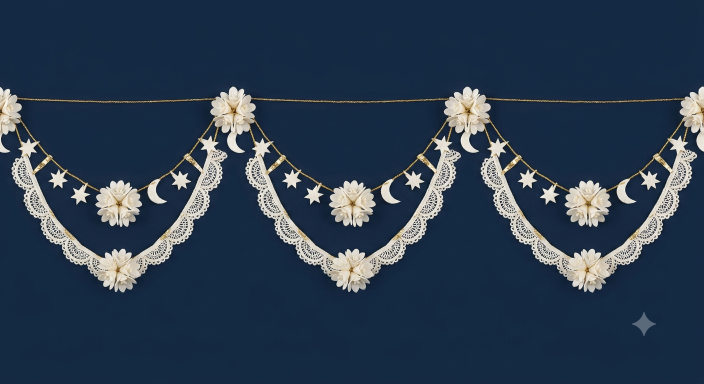
#> input picture references/decorations/Shola chandmala garland (section joins).png, 1408 x 768 px (shown at 1/2 size); its folder holds 5 pictures in this run
$ python prepare_decorations.py
#> lines starting #> are read from the running program, lines starting #| are printed output that depends on the picture; after the words box and inside, x2 and y2 are one past the last pixel; in counts of white or black regions, pixels touching at a corner belong together
"""Turn the family's generated decoration art into small transparent WebPs.

Each source image sits on a flat studio colour (navy or teal). We fit that
colour as a smooth surface from the image border, then either:

  * "solid" art (marigolds, paper, the terracotta arch): everything far enough
    from the backdrop is the object, holes are filled, and only a thin outer
    ring is feathered; or
  * "lace" art (shola chandmala, alpana): alpha follows colour distance, so
    the cut-outs between threads stay see-through, and colour is un-mixed
    from the backdrop so no navy or teal halo is left on the edges.

The image generator's four-point sparkle mark is painted out per image.

The curtain art (tassel, paan leaves) came with a grey-and-white "transparency"
checkerboard painted into opaque pixels instead; `checker` keys that out, and
the velvet is cut down to a seamless repeat.

The hero's courtyard (thakur dalan) is a full scene, not a cut-out: only its
sparkles are painted out.

Usage:  python tools/prepare_decorations.py
Reads:  references/decorations/*.png
Writes: assets/decor/*.webp (see the "Decorations" block in css/styles.css)
"""
from pathlib import Path

import numpy as np
from PIL import Image, ImageFilter
from scipy import ndimage

ROOT = Path(__file__).resolve().parent.parent
SRC = ROOT / "references" / "decorations"
OUT = ROOT / "assets" / "decor"


def load(name: str) -> np.ndarray:
    return np.asarray(Image.open(SRC / name).convert("RGB"), dtype=np.float64)


def fit_backdrop(rgb: np.ndarray, band: int = 10) -> np.ndarray:
    """Quadratic surface per channel through the border pixels that look like
    backdrop (art touching the edge is rejected as an outlier)."""
    h, w, _ = rgb.shape
    ys, xs = np.mgrid[0:h, 0:w]
    edge = (ys < band) | (ys >= h - band) | (xs < band) | (xs >= w - band)
    med = np.median(rgb[edge], axis=0)
    sample = edge & (np.linalg.norm(rgb - med, axis=-1) < 28)
    xn, yn = xs / w, ys / h
    basis = np.stack([np.ones_like(xn), xn, yn, xn * yn, xn**2, yn**2], axis=-1)
    model = np.empty_like(rgb)
    for c in range(3):
        coef, *_ = np.linalg.lstsq(basis[sample], rgb[..., c][sample], rcond=None)
        model[..., c] = basis @ coef
    return model


def solid(rgb, threshold=38, feather=(20, 60), max_hole=4000):
    bg = fit_backdrop(rgb)
    dist = np.linalg.norm(rgb - bg, axis=-1)
    mask = ndimage.binary_opening(dist > threshold, iterations=1)
    holes, n = ndimage.label(ndimage.binary_fill_holes(mask) & ~mask)
    if n:
        sizes = ndimage.sum(np.ones_like(dist), holes, range(1, n + 1))
        mask |= np.isin(holes, 1 + np.flatnonzero(np.asarray(sizes) < max_hole))
    ring = ndimage.binary_dilation(mask, iterations=2) & ~ndimage.binary_erosion(mask, iterations=2)
    soft = np.clip((dist - feather[0]) / (feather[1] - feather[0]), 0, 1)
    alpha = np.where(ring, soft, mask.astype(float))
    # Pull edge colour from just inside, so no backdrop spill rims the object.
    inner = ndimage.binary_erosion(mask, iterations=3)
    if inner.any():
        _, (iy, ix) = ndimage.distance_transform_edt(~inner, return_indices=True)
        rgb = np.where((~inner & (alpha > 0))[..., None], rgb[iy, ix], rgb)
    return rgb, alpha


def lace(rgb, lo=22, hi=120):
    bg = fit_backdrop(rgb)
    dist = np.linalg.norm(rgb - bg, axis=-1)
    alpha = np.clip((dist - lo) / (hi - lo), 0, 1)
    a = np.maximum(alpha, 1e-3)[..., None]
    fg = bg + (rgb - bg) / a  # un-mix the backdrop out of half-covered pixels
    return np.clip(fg, 0, 255), alpha


# [18 lines left out: function checker, not called in this run]


def rgba(rgb, alpha) -> Image.Image:
    im = Image.fromarray(np.dstack([rgb, alpha * 255]).clip(0, 255).astype(np.uint8), "RGBA")
    im.putalpha(im.getchannel("A").filter(ImageFilter.GaussianBlur(0.5)))
    return im


def clear(alpha, box):
    x0, y0, x1, y1 = box
    alpha[y0:y1, x0:x1] = 0


def save(im: Image.Image, name: str, width=None, height=None, quality=82):
    if width or height:
        w, h = im.size
        size = (width, round(h * width / w)) if width else (round(w * height / h), height)
        im = im.resize(size, Image.LANCZOS)
    dest = OUT / name
    im.save(dest, "WEBP", quality=quality, method=6)
    print(f"{dest.relative_to(ROOT)}  {im.size[0]}x{im.size[1]}  {dest.stat().st_size // 1024} KB")


def chandmala():
    rgb = load("Shola chandmala garland (section joins).png")
    rgb, alpha = lace(rgb, lo=40, hi=150)
#> in fit_backdrop, `med = np.median(rgb[edge], axis=0)`: med = [20, 41, 66]
#> in fit_backdrop, `sample = edge & (np.linalg.norm(rgb - med, axis=-1) < 28)`:
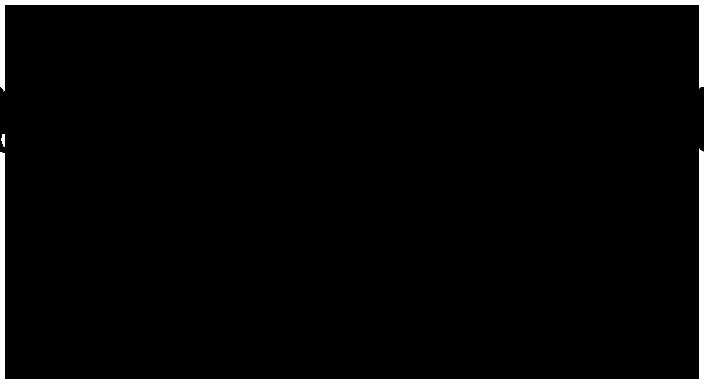
#> sample: shape (768, 1408) bool (shown at 1/2 size); 3.8% white; 3 white regions, box (x1, y1, x2, y2) and area: (0, 297, 1408, 768) 23173, (0, 0, 1408, 183) 17399, (2, 268, 10, 294) 138
#> the loop in fit_backdrop, `for c in range(3):` made 3 passes
#> coef on passes 1 to 3: [20.08, -0.186, 3.12, 0.114, 0.384, -2.58], [41.47, -1.9, -2.26, -0.489, 2.24, 2.56], [67.7, -0.424, -6.7, 0.248, 0.574, 5]
    clear(alpha, (1250, 610, 1325, 690))  # sparkle
    im = rgba(rgb, alpha)
    # One repeat: from the centre of one hanging flower cluster to the next,
    # so the strip tiles seamlessly along a section's top edge.
    x0, x1 = 466, 936
    save(im.crop((x0, 170, x1, 600)), "chandmala.webp", height=240)


def marigold_thread():
    rgb = load("Marigold garland, vertical (events thread).png")
    rgb, alpha = solid(rgb)
    clear(alpha, (355, 1900, 430, 1985))  # sparkle
    alpha[:118] = 0  # the jute loop it hangs from
    im = rgba(rgb, alpha)
    # A seamless repeat for the events thread: the two rows (at least 500px
    # apart) that look most alike, so the strand runs on down a long list.
    px = np.asarray(im, dtype=np.float64)
    win = 6
    rows = np.stack([px[y:y + win].ravel() for y in range(150, px.shape[0] - 260 - win)])
    best = (np.inf, 0, 0)
    for i in range(0, len(rows), 2):
        for j in range(i + 500, len(rows), 2):
            cost = np.abs(rows[i] - rows[j]).mean()
            if cost < best[0]:
                best = (cost, 150 + i, 150 + j)
    _, y0, y1 = best
    print(f"  strand repeat rows {y0}-{y1}, mismatch {best[0]:.1f}")
    tile = im.crop((0, y0, im.width, y1))
    save(tile.crop((tile.getbbox()[0], 0, tile.getbbox()[2], tile.height)), "marigold-thread.webp", width=96)


def marigold_swag():
    rgb = load("Marigold swag, horizontal.png")
    rgb, alpha = solid(rgb, threshold=34)
    im = rgba(rgb, alpha)
    save(im.crop(im.getbbox()), "marigold-swag.webp", width=1400)


# [158 lines left out: functions alpana, paper_tile, paper_sheet, temple_arch, gathbandhan, tassel and 5 more, not called in this run]


def main():
    OUT.mkdir(parents=True, exist_ok=True)
    chandmala()
#> in clear, `alpha[y0:y1, x0:x1] = 0`: alpha: shape (768, 1408) float64; min 0, max 1, mean 0.122
#| assets/decor/chandmala.webp  262x240  28 KB
    marigold_thread()
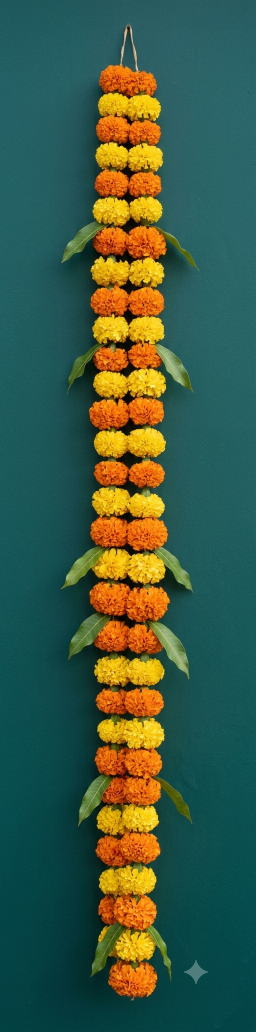
#> input picture references/decorations/Marigold garland, vertical (events thread).png, 512 x 2064 px (shown at 1/2 size)
#> call 2 of fit_backdrop, with band = 10
#> in fit_backdrop (call 2), `med = np.median(rgb[edge], axis=0)`: med = [27, 89, 91]
#> in fit_backdrop (call 2), `sample = edge & (np.linalg.norm(rgb - med, axis=-1) < 28)`: sample: shape (2064, 512) bool; 3.5% white; 178 white regions (167 under 20 px), largest, box (x1, y1, x2, y2) and area: (0, 0, 512, 1653) 24568, (502, 500, 512, 1810) 11969, (502, 1818, 512, 1862) 166
#> the loop in fit_backdrop (call 2), `for c in range(3):` made 3 passes
#> coef on passes 1 to 3: [32.64, 10.94, 13.8, -1.63, -2.1, -59.99], [93.31, -21.89, 20.77, 3.01, 25.4, -54.36], [97.99, -24.47, 7.95, 1.91, 28.51, -43.63]
#> after the loop in fit_backdrop (call 2), `for c in range(3):`:
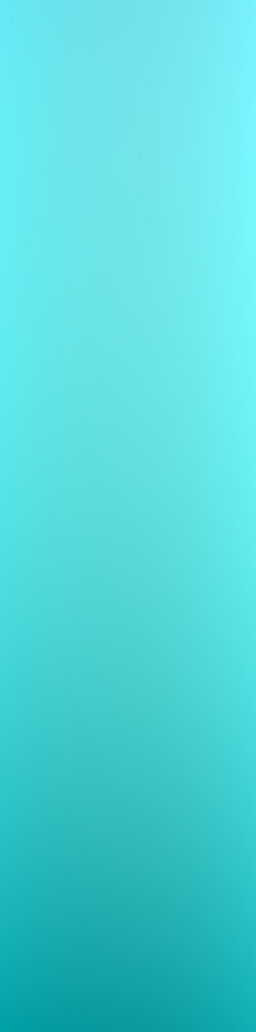
#> model: shape (2064, 512, 3) float64 (shown at 1/2 size); mean R, G, B 23.9, 83.9, 85.2; drawn with min black and max white
#> in solid, `mask = ndimage.binary_opening(dist > threshold, iterations=1)`: mask: shape (2064, 512) bool; 28.1% white; 26 white regions (24 under 20 px), largest, box (x1, y1, x2, y2) and area: (121, 48, 394, 2002) 295848, (369, 1921, 416, 1968) 827
#> in solid, `holes, n = ndimage.label(ndimage.binary_fill_holes(mask) & ~mask)`:
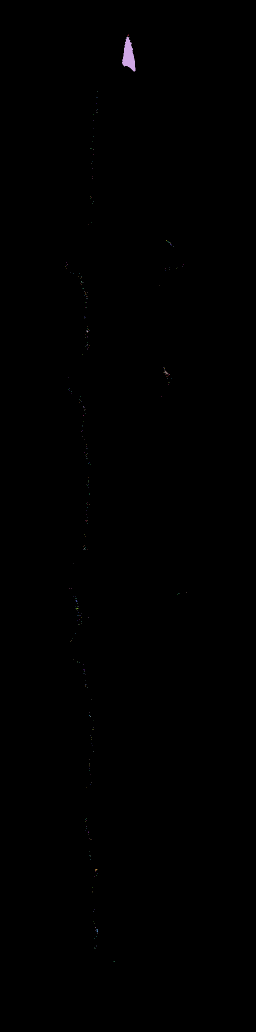
#> holes: shape (2064, 512) int32 (shown at 1/2 size); 298 distinct labels, from 0 to 297; one colour per label, 0 black
#> in solid, `holes, n = ndimage.label(ndimage.binary_fill_holes(mask) & ~mask)`: n = 297
#> in solid, `sizes = ndimage.sum(np.ones_like(dist), holes, range(1, n + 1))`: sizes = 297 values, max 1101 at index 1, min 1 at index 2, mean 5.12
#> in solid, `mask |= np.isin(holes, 1 + np.flatnonzero(np.asarray(sizes) < max_hole))`: mask: shape (2064, 512) bool; 28.2% white; 26 white regions (24 under 20 px), largest, box (x1, y1, x2, y2) and area: (121, 48, 394, 2002) 297368, (369, 1921, 416, 1968) 827
#> in solid, `ring = ndimage.binary_dilation(mask, iterations=2) & ~ndimage.binary_e..`: ring: shape (2064, 512) bool; 2.2% white; 3 white regions, box (x1, y1, x2, y2) and area: (119, 46, 396, 2004) 22325, (367, 1919, 418, 1970) 464, (150, 847, 157, 854) 25
#> in solid, `inner = ndimage.binary_erosion(mask, iterations=3)`: inner: shape (2064, 512) bool; 26.7% white; 4 white regions (2 under 20 px), largest, box (x1, y1, x2, y2) and area: (125, 51, 389, 1999) 281215, (375, 1927, 409, 1961) 514
#> in solid, `_, (iy, ix) = ndimage.distance_transform_edt(~inner, return_indices=Tr..`:
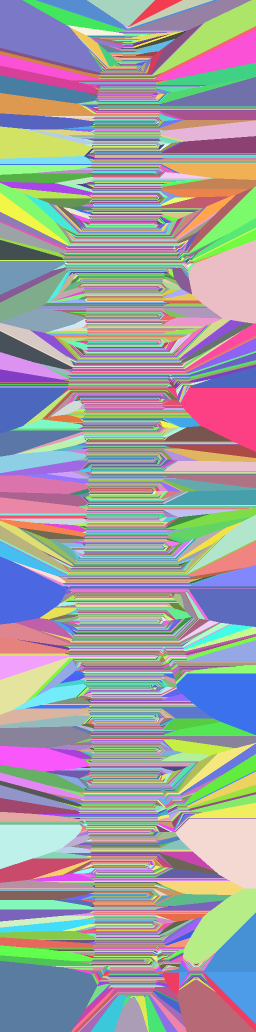
#> iy: shape (2064, 512) int32 (shown at 1/2 size); 1948 distinct labels, from 51 to 1998; one colour per label, 0 black
#> in marigold_thread, `rows = np.stack([px[y:y + win].ravel() for y in range(150, px.shape[0]..`:
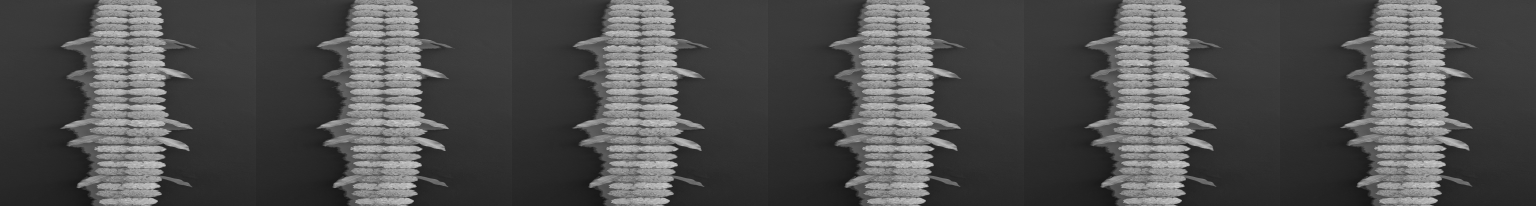
#> rows: shape (1648, 12288) float64 (shown at 1/8 size); min 0, max 255, mean 78.6
#> the loop in marigold_thread, `for i in range(0, len(rows), 2):` made 824 passes
#> i on passes 3 to 5: 4, 6, 8
#> after the loop in marigold_thread, `for i in range(0, len(rows), 2):`: best = (9.93, 352, 932)
#> in marigold_thread, `_, y0, y1 = best`: y0 = 352; y1 = 932
#|   strand repeat rows 352-932, mismatch 9.9
#> call 2 of save, with name = 'marigold-thread.webp', width = 96, quality = 82
#> in save (call 2), `im = im.resize(size, Image.LANCZOS)`:
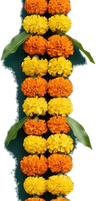
#> im: PIL image 96x201 RGBA; mean R, G, B, A 105.1, 76.2, 19, 160.3; transparent parts drawn white
#| assets/decor/marigold-thread.webp  96x201  9 KB
    marigold_swag()
    alpana()
    paper_tile()
    paper_sheet()
    temple_arch()
    gathbandhan()
    tassel()
    paan()
    velvet()
    thakur_dalan()


if __name__ == "__main__":
#> (the run stopped early here; a loop or call above may not have finished)
